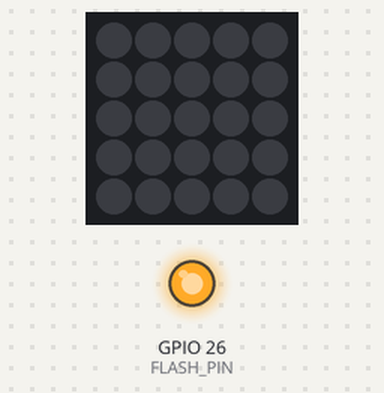
The sketch below on a simulated ESP32. Parts: 5×5 RGB LED matrix (first LED top left, wired row by row), output pins drawn as LEDs (lit = HIGH). What the sketch prints to the serial monitor is not drawn.

Above: at 0.1 s.
At 5.5 s:
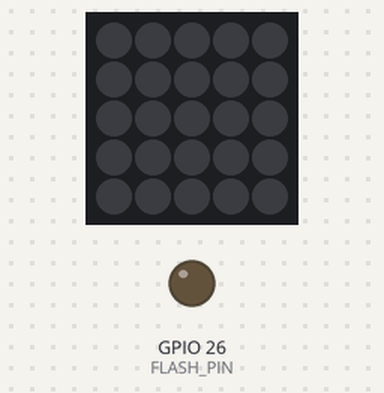
Timing chart, 0 to 7.0 s (numbered marks = the images above):
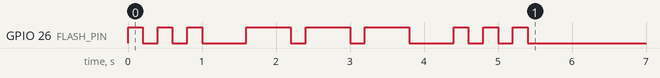

The sketch:

string_to_light.ino
```cpp
#include "morse.h"
#include "string_to_light.h"

#include <stdio.h>
#include <stddef.h>
#include <M5Atom.h>
char* message = "SOS";
void setup() {
  M5.begin(true, false, true); // Atom initialization
  pinMode(FLASH_PIN, OUTPUT);
  digitalWrite(FLASH_PIN, LOW);

  Serial.begin(115200);

  transmitMessage(message);
}

void loop() {
  // do nothing
}
```

morse.cpp
```cpp
#include <ctype.h>
#include <stdlib.h>
#include <string.h>
#include <stdio.h>

#include "morse.h"

/*
 * Function morse_to_index by cypherpunks on Reddit.
 * See: http://goo.gl/amr6A3
 */
int morse_to_index (const char* str)
{
        unsigned char sum = 0, bit;

        for (bit = 1; bit; bit <<= 1) {
                switch (*str++) {
                case 0:
                        return sum | bit;
                default:
                        return 0;
                case '-':
                        sum |= bit;
                        /* FALLTHROUGH */
                case '.':
                        break;
                }
        }

        return 0;
}

const char* char_to_morse (char c)
{
        if (islower(c))
                c += ('A' - 'a');

        return CHAR_TO_MORSE[(int) c];
}

const char* morse_to_char (const char* str)
{
        return MORSE_TO_CHAR[morse_to_index(str)];
}
void text_to_morse(const char* text, char* out) {
        out[0] = '\0';  // on vide le buffer

        for (size_t i = 0; i < strlen(text); i++) {
            if (text[i] == ' ') {
                strcat(out, "/ ");  // convention : '/' entre mots
            } else {
                const char* code = char_to_morse(text[i]);
                if (code != NULL) {
                    strcat(out, code);
                    strcat(out, " ");  // espace entre lettres
                }
            }
        }
    }

    void morse_to_text(const char* morse, char* out) {
        char copy[1024];
        strcpy(copy, morse);

        out[0] = '\0';
        char* token = strtok(copy, " ");
        while (token != NULL) {
            if (strcmp(token, "/") == 0) {
                strcat(out, " ");
            } else {
                const char* letter = morse_to_char(token);
                if (letter != NULL) {
                    strcat(out, letter);
                }
            }
            token = strtok(NULL, " ");
        }
    }
```

morse.h
```cpp
#include <stddef.h>
#ifndef _morse_h
#define _morse_h

static const char* CHAR_TO_MORSE[128] = {
        NULL, NULL, NULL, NULL, NULL, NULL, NULL, NULL,
        NULL, NULL, NULL, NULL, NULL, NULL, NULL, NULL,
        NULL, NULL, NULL, NULL, NULL, NULL, NULL, NULL,
        NULL, NULL, NULL, NULL, NULL, NULL, NULL, NULL,
        NULL, "-.-.--", ".-..-.", NULL, NULL, NULL, NULL, ".----.",
        "-.--.", "-.--.-", NULL, NULL, "--..--", "-....-", ".-.-.-", "-..-.",
        "-----", ".----", "..---", "...--", "....-", ".....", "-....", "--...",
        "---..", "----.", "---...", NULL, NULL, "-...-", NULL, "..--..",
        ".--.-.", ".-", "-...", "-.-.", "-..", ".", "..-.", "--.",
        "....", "..", ".---", "-.-", ".-..", "--", "-.", "---",
        ".--.", "--.-", ".-.", "...", "-", "..-", "...-", ".--",
        "-..-", "-.--", "--..", NULL, NULL, NULL, NULL, "..--.-",
        NULL, NULL, NULL, NULL, NULL, NULL, NULL, NULL,
        NULL, NULL, NULL, NULL, NULL, NULL, NULL, NULL,
        NULL, NULL, NULL, NULL, NULL, NULL, NULL, NULL,
        NULL, NULL, NULL, NULL, NULL, NULL, NULL, NULL,
};

static const char* MORSE_TO_CHAR[128] = {
        NULL, NULL, "E", "T", "I", "N", "A", "M",
        "S", "D", "R", "G", "U", "K", "W", "O",
        "H", "B", "L", "Z", "F", "C", "P", NULL,
        "V", "X", NULL, "Q", NULL, "Y", "J", NULL,
        "5", "6", NULL, "7", NULL, NULL, NULL, "8",
        NULL, "/", NULL, NULL, NULL, "(", NULL, "9",
        "4", "=", NULL, NULL, NULL, NULL, NULL, NULL,
        "3", NULL, NULL, NULL, "2", NULL, "1", "0",
        NULL, NULL, NULL, NULL, NULL, NULL, NULL, ":",
        NULL, NULL, NULL, NULL, "?", NULL, NULL, NULL,
        NULL, NULL, "\"", NULL, NULL, NULL, "@", NULL,
        NULL, NULL, NULL, NULL, NULL, NULL, "'", NULL,
        NULL, "-", NULL, NULL, NULL, NULL, NULL, NULL,
        NULL, NULL, ".", NULL, "_", ")", NULL, NULL,
        NULL, NULL, NULL, ",", NULL, "!", NULL, NULL,
        NULL, NULL, NULL, NULL, NULL, NULL, NULL, NULL
};

const char* char_to_morse(char);
const char* morse_to_char(const char*);
int morse_to_index (const char*);
void text_to_morse(const char* text, char* out);
void morse_to_text(const char* morse, char* out);

#endif
```

string_to_light.cpp
```cpp
#include "string_to_light.h"
#include "morse.h"
#include <stdio.h>
#include <stddef.h>

#define FLASH_PIN 26  // Built-in LED on M5Atom

const int DOT_TIME = 200;             // 200 ms for a dot
const int DASH_TIME = 3 * DOT_TIME;   // 600 ms for a dash (3 units)
const int GAP_INTRA_CHAR = DOT_TIME;  // 200 ms gap between parts of the same letter
const int GAP_LETTER = 2 * DOT_TIME;  // 600 ms gap between letters, minus one already include break
const int GAP_WORD = 6 * DOT_TIME;    // 1400 ms gap between words, minus one already include break


//For dot (.), short flash:
void transmitDot() {
  digitalWrite(FLASH_PIN, HIGH);    // LED on
  delay(DOT_TIME);
  digitalWrite(FLASH_PIN, LOW);     // LED off (dot completed)
  delay(GAP_INTRA_CHAR);           // brief gap after dot (character space)
}

//For dash (-), long flash:
void transmitDash() {
  digitalWrite(FLASH_PIN, HIGH);
  delay(DASH_TIME);
  digitalWrite(FLASH_PIN, LOW);
  delay(GAP_INTRA_CHAR);
}

//make lights go off and on with the whole string/message already in morse
void transmitMessage(const char* text) {
    char morseBuf[512];               // Buffer stays local to this function
    text_to_morse(text, morseBuf);
    Serial.print("Morse message: ");
    Serial.println(morseBuf);          // Print Morse for debugging

    for (int i = 0; morseBuf[i] != '\0'; ++i) {
        char c = morseBuf[i];
        if (c == '.') transmitDot();
        else if (c == '-') transmitDash();
        else if (c == ' ') {
            // end of letter
            delay(2*DOT_TIME);
        }
        else if (c == '/') {
            // end of word
            delay(6*DOT_TIME);
        }
    }
}
```

string_to_light.h
```cpp
#ifndef STRING_TO_LIGHT_H
#define STRING_TO_LIGHT_H


//uses Arduino functions like digitalWrite, delay, Serial.
#include <M5Atom.h>

// Define the pin for the LED.
#define FLASH_PIN 26

// Morse code timing constants (in milliseconds).
extern const int DOT_TIME;         // Duration of a dot
extern const int DASH_TIME;        // Duration of a dash (typically 3 * DOT_TIME)
extern const int GAP_INTRA_CHAR;   // Gap between dots/dashes within the same character (typically DOT_TIME)
extern const int GAP_LETTER;       // Gap between letters (typically 2 * DOT_TIME, after intra-char gap)
extern const int GAP_WORD;         // Gap between words (typically 7 * DOT_TIME, after intra-char gap)

/**
 * @brief Transmits a Morse code dot.
 * Turns the LED on for DOT_TIME, then off, then waits for GAP_INTRA_CHAR.
 * Assumes FLASH_PIN is configured as an output.
 */
void transmitDot(void);

/**
 * @brief Transmits a Morse code dash.
 * Turns the LED on for DASH_TIME, then off, then waits for GAP_INTRA_CHAR.
 * Assumes FLASH_PIN is configured as an output.
 */
void transmitDash(void);

/**
 * @brief Transmits a given text string as Morse code using an LED.
 *
 * This function first converts the input text to its Morse code representation
 * (e.g., "SOS" -> "... --- ...") using an external `text_to_morse` function.
 * This `text_to_morse` function must be provided and declared elsewhere (e.g., via "morse.h"
 * which you included in your original C file).
 *
 * It then iterates through the Morse string, flashing the LED connected to FLASH_PIN
 * for dots and dashes, and inserting appropriate delays for inter-element,
 * inter-character, and inter-word gaps.
 *
 * @param text The null-terminated C string to transmit (e.g., "HELLO WORLD").
 *
 * @note This function relies on `text_to_morse(const char* inputText, char* morseBuffer)`
 * being available and linked from your project (e.g. from your "morse.h" and its
 * corresponding implementation).
 * @note The implementation of this function (in the .cpp file) uses `Serial.print`
 * and `Serial.println` for debugging output. Ensure Serial communication is
 * initialized in your `setup()` function (e.g., `Serial.begin(9600);`) if you
 * want to see these messages.
 * @note Remember to set `pinMode(FLASH_PIN, OUTPUT);` in your `setup()` function.
 */
void transmitMessage(const char* text);

#endif //STRING_TO_LIGHT_H
```
